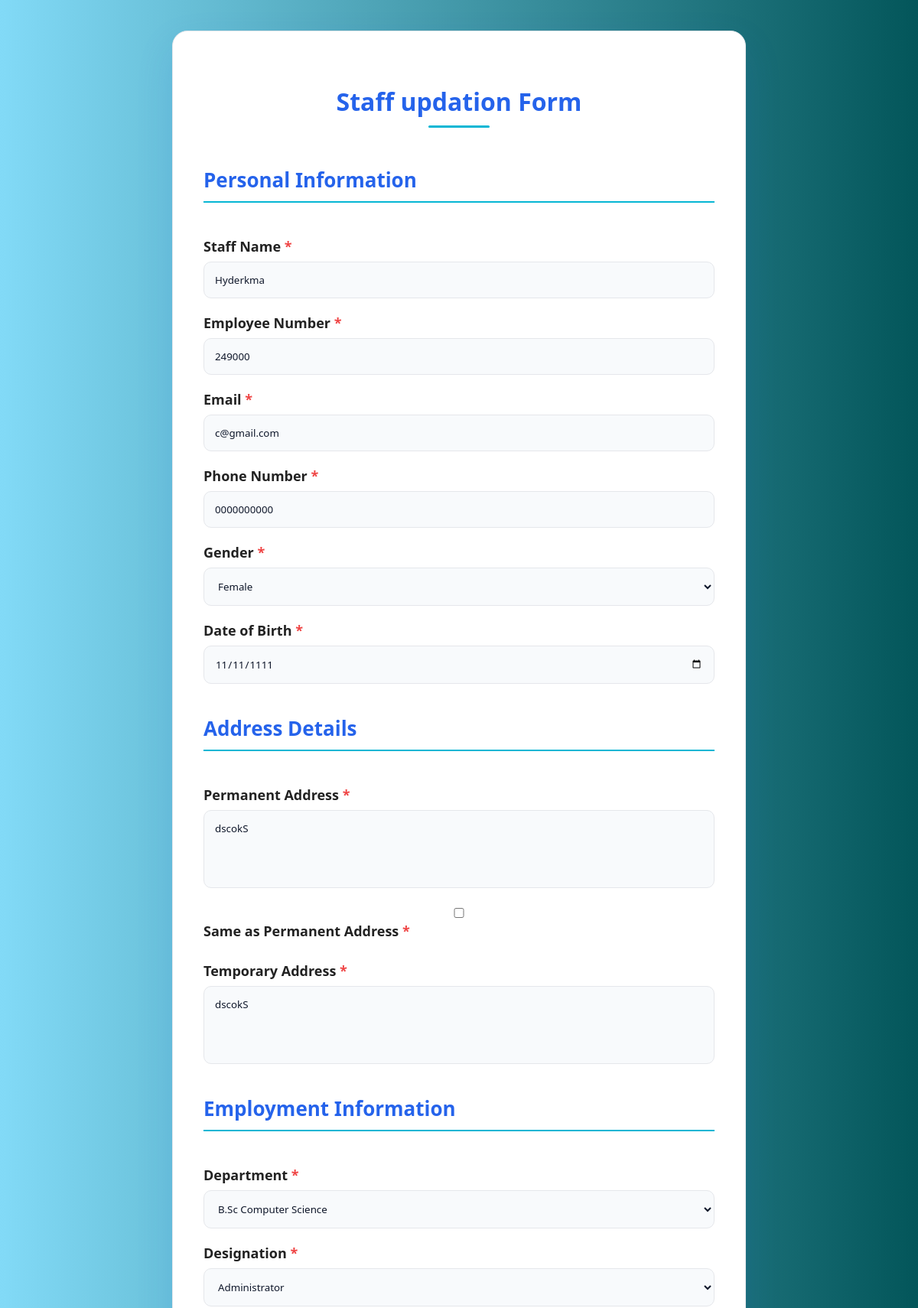
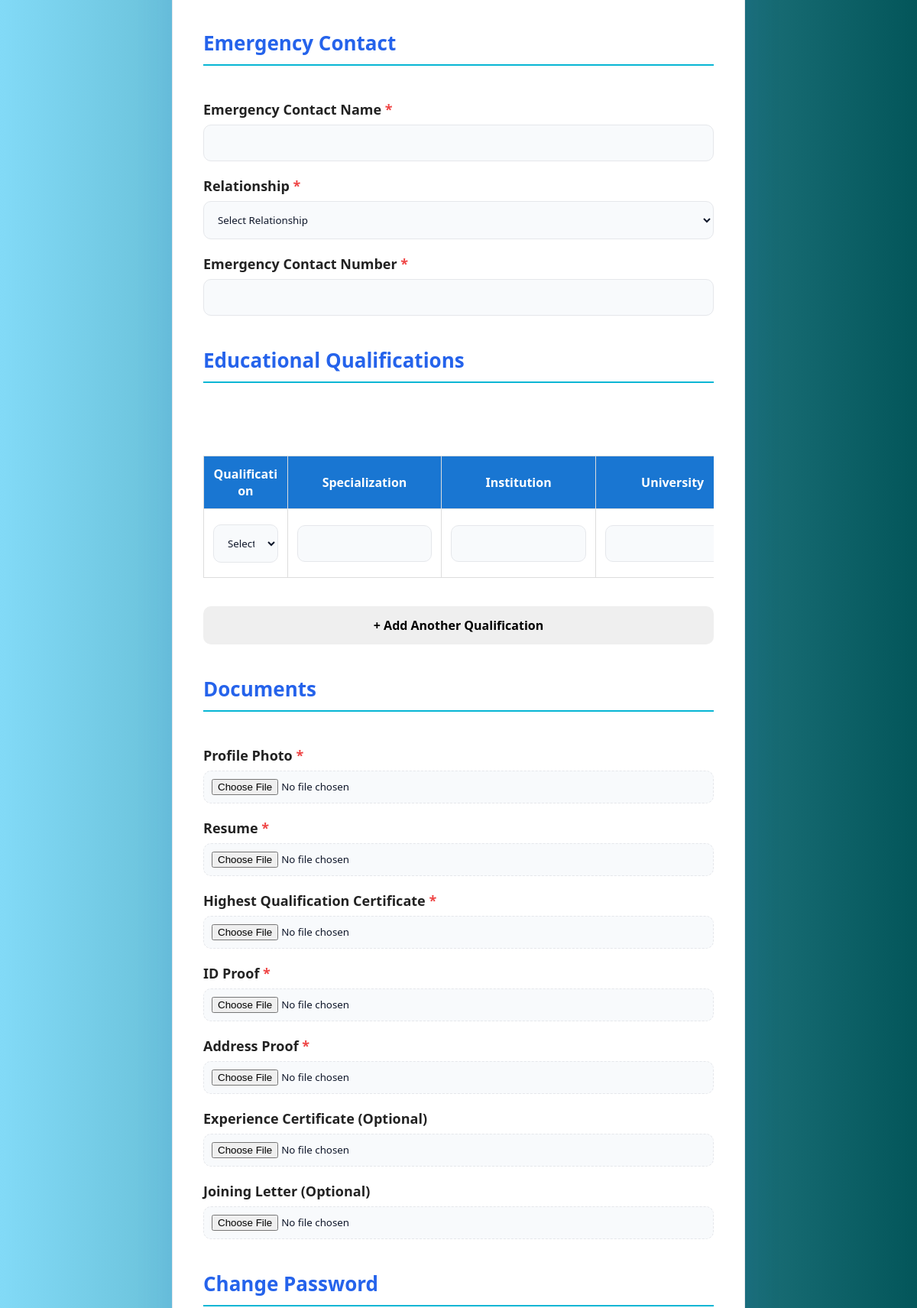
Screenshot of /update_staff_admin.php?id=18 (signed in, upper part) with the database file from the repository (2 pictures, top to bottom).
### tables this page shows
CREATE TABLE `staff` (
  `staff_id` int(11) NOT NULL,
  `staff_name` varchar(100) NOT NULL,
  `register_number` varchar(30) NOT NULL,
  `email` varchar(100) NOT NULL,
  `phone` varchar(15) DEFAULT NULL,
  `gender_id` int(11) NOT NULL,
  `date_of_birth` date NOT NULL,
  `photo` varchar(255) DEFAULT NULL,
  `department_id` int(11) DEFAULT NULL,
  `designation_id` int(11) NOT NULL
);

CREATE TABLE `genders` (
  `gender_id` int(11) NOT NULL,
  `gender_name` varchar(20) NOT NULL
);

CREATE TABLE `staff_addresses` (
  `address_id` int(11) NOT NULL,
  `staff_id` int(11) NOT NULL,
  `permanent_address` text NOT NULL,
  `temporary_address` text DEFAULT NULL
);

CREATE TABLE `departments` (
  `department_id` int(11) NOT NULL,
  `department_name` varchar(100) NOT NULL,
  `program_level` enum('UG','PG','Diploma','PhD') NOT NULL DEFAULT 'UG'
);

CREATE TABLE `designations` (
  `designation_id` int(11) NOT NULL,
  `designation_name` varchar(100) NOT NULL
);

### update_staff_admin.php (the view, shortened to what this page needs)
<?php
require "database.php";
$staff_id = intval($_GET["id"]);
$stmt = mysqli_prepare(
    $conn,
    "SELECT
        s.*,
        g.gender_name,
        d.department_name,
        des.designation_name
     FROM staff s
     LEFT JOIN genders g
     ON s.gender_id = g.gender_id
     LEFT JOIN departments d
     ON s.department_id = d.department_id
     LEFT JOIN designations des
     ON s.designation_id = des.designation_id
     WHERE s.staff_id = ?"
);
mysqli_stmt_bind_param(
    $stmt,
    "i",
    $staff_id
);
mysqli_stmt_execute($stmt);
$result = mysqli_stmt_get_result($stmt);
$staff = mysqli_fetch_assoc($result);
$stmt = mysqli_prepare(
    $conn,
    "SELECT *
     FROM staff_addresses
     WHERE staff_id = ?"
);
mysqli_stmt_bind_param(
    $stmt,
    "i",
    $staff_id
);
mysqli_stmt_execute($stmt);
$result = mysqli_stmt_get_result($stmt);
$address = mysqli_fetch_assoc($result);
$stmt = mysqli_prepare(
    $conn,
    "SELECT
        sec.*,
        rt.relationship_name
     FROM staff_emergency_contacts sec
     LEFT JOIN relationship_types rt
     ON sec.relationship_type_id = rt.relationship_type_id
     WHERE sec.staff_id = ?"
);
mysqli_stmt_bind_param(
    $stmt,
    "i",
    $staff_id
);
mysqli_stmt_execute($stmt);
$result = mysqli_stmt_get_result($stmt);
$emergency = mysqli_fetch_assoc($result);
?>
<!DOCTYPE html>
<html lang="en">
<head>
    <link rel="stylesheet" href="style.css">
    <link rel="stylesheet" href="https://cdnjs.cloudflare.com/ajax/libs/font-awesome/6.5.1/css/all.min.css">
</head>
<body>
<div class="container">
    <h1>Staff updation Form</h1>
    <form action="update_staff_process.php" method="POST" enctype="multipart/form-data">
    <h2 class="form-section">
        Personal Information
    </h2>
    <label>Staff Name</label>
    <input
type="text"
name="staff_name"
value="<?php echo htmlspecialchars($staff["staff_name"]); ?>"
required>
    <label>Employee Number</label>
    <input
    type="text"
    name="register_number"
    value="<?php echo htmlspecialchars($staff["register_number"]); ?>"
    required>
    <label>Email</label>
    <input
    type="email"
    name="email"
    value="<?php echo htmlspecialchars($staff["email"]); ?>"
    required>
    <label>Phone Number</label>
    <input
    type="tel"
    name="phone"
    value="<?php echo htmlspecialchars($staff["phone"]); ?>"
    pattern="[0-9]{10}"
    required>
    <label>Gender</label>
<select
name="gender_id"
required>
    <?php
    $result = mysqli_query($conn,
    "SELECT * FROM genders ORDER BY gender_name");
    while($row = mysqli_fetch_assoc($result)){
    ?>
 <option
value="<?php echo $row["gender_id"]; ?>"
<?php
if($staff["gender_id"] == $row["gender_id"]){
    echo "selected";
}
?>>
    <?php echo htmlspecialchars($row["gender_name"]); ?>
</option>
<?php } ?>
</select>
    <label>Date of Birth</label>
    <input
    type="date"
    name="date_of_birth"
    value="<?php echo htmlspecialchars($staff["date_of_birth"]); ?>"
    required>
    <h2 class="form-section">
        Address Details
    </h2>
    <label for="address">
        Permanent Address
    </label>
    <textarea
    id="address"
    name="address"
    rows="4"
    required><?php echo htmlspecialchars($address["permanent_address"]); ?></textarea>
    <div class="checkbox-container">
    <label for="sameAddress">
        <input
            type="checkbox"
            id="sameAddress"
            <?php if (!empty($staff["same_address"])): ?>checked<?php endif; ?>
            name="same_address">
        Same as Permanent Address
    </label>
</div>
    <label for="temporary_address">
        Temporary Address
    </label>
    <textarea
    id="temporary_address"
    name="temporary_address"
    rows="4"><?php echo htmlspecialchars($address["temporary_address"]); ?></textarea>
<h2 class="form-section">
    Employment Information
</h2>
<label>Department</label>
<select
name="department_id"
required>
    <?php
    $result = mysqli_query($conn, "SELECT * FROM departments ORDER BY department_name");
    while($row = mysqli_fetch_assoc($result)){
    ?>
        <option
value="<?php echo $row["department_id"]; ?>"
<?php
if($staff["department_id"] == $row["department_id"]){
    echo "selected";
}
?>>
            <?php echo htmlspecialchars($row["department_name"]); ?>
        </option>
    <?php } ?>
</select>
<label>Designation</label>
<select
name="designation_id"
required>
    <?php
    $result = mysqli_query($conn, "SELECT * FROM designations ORDER BY designation_name");
    while($row = mysqli_fetch_assoc($result)){
    ?>
       <option
value="<?php echo $row["designation_id"]; ?>"
<?php
if($staff["designation_id"] == $row["designation_id"]){
    echo "selected";
}
?>>
            <?php echo htmlspecialchars($row["designation_name"]); ?>
        </option>
    <?php } ?>
</select>
<h2 class="form-section">
    Emergency Contact
</h2>
<label>Emergency Contact Name</label>
<input
type="text"
name="emergency_name"
value="<?php echo htmlspecialchars($emergency["emergency_name"]); ?>"
required>
<label>Relationship</label>
<select
name="relationship_type_id"
required>
    <option value="">Select Relationship</option>
</select>
<label>Emergency Contact Number</label>
<input
type="tel"
name="emergency_phone"
value="<?php echo htmlspecialchars($emergency["emergency_phone"]); ?>"
pattern="[0-9]{10}"
required>
<h2 class="form-section">
    Educational Qualifications
</h2>
<div class="table-wrapper">
<table id="qualificationTable">
<thead>
<tr>
<th>Qualification</th>
<th>Specialization</th>
<th>Institution</th>
<th>University</th>
</tr>
</thead>
<tbody id="qualificationBody">
<tr id="qualificationTemplate" style="display:none;">
    <td>
        <select name="qualification_id[]">
            <option value="">Select</option>
        </select>
    </td>
    <td>
        <input
        type="text"
        name="specialization[]">
    </td>
    <td>
        <input
        type="text"
        name="institution[]">
    </td>
    <td>
        <input
        type="text"
        name="university_name[]">
    </td>
</tr>
</tbody>
</table>
</div>
<br>
<button
type="button"
onclick="addQualificationRow()">
+ Add Another Qualification
</button>
<h2 class="form-section">
    Documents
</h2>
<label>Profile Photo</label>
<input
type="file"
name="photo"
accept=".jpg,.jpeg,.png">
<label>Resume</label>
<input
type="file"
name="resume"
accept=".pdf,.doc,.docx,.jpg,.jpeg,.png">
<label>Highest Qualification Certificate</label>
<input
type="file"
name="degree_certificate"
accept=".pdf,.jpg,.jpeg,.png">
<label>ID Proof</label>
<input
type="file"
name="id_proof"
accept=".pdf,.jpg,.jpeg,.png">
<label>Address Proof</label>
<input
type="file"
name="address_proof"
accept=".pdf,.jpg,.jpeg,.png">
<label class="optional">
Experience Certificate (Optional)
</label>
<input
type="file"
name="experience_certificate"
accept=".pdf,.jpg,.jpeg,.png">
<label class="optional">
Joining Letter (Optional)
</label>
<input
type="file"
name="joining_letter"
accept=".pdf,.jpg,.jpeg,.png">
<h2 class="form-section">
    Change Password
</h2>
</body>
</html>

### style.css (style rules this page uses)
* { margin:0; padding:0; box-sizing:border-box; font-family:'Segoe UI', Tahoma, Geneva, Verdana, sans-serif; }
body { min-height:100vh; display:flex; justify-content:center; align-items:center; padding:40px; background:linear-gradient( to right, #82daf7, #03565a ); }
.container { width:100%; max-width:750px; background:#FFFFFF; border-radius:20px; padding:40px; border:1px solid #E5E7EB; box-shadow:0 20px 50px rgba(37,99,235,0.12); transition:0.3s ease; }
form { display:flex; flex-direction:column; }
h1 { text-align:center; font-size:32px; color:#2563EB; margin-bottom:10px; }
h1::after { content:""; display:block; width:80px; height:3px; background:#06B6D4; margin:10px auto; border-radius:10px; }
label { margin-top:15px; margin-bottom:6px; color:#0F172A; font-weight:600; }
input, select, textarea { width:100%; padding:14px; border-radius:10px; border:1px solid #E5E7EB; background:#F8FAFC; color:#0F172A; outline:none; transition:0.3s; }
input::placeholder, textarea::placeholder { color:#94A3B8; }
textarea { resize:none; }
button { width:100%; padding:14px; border:none; border-radius:10px; font-size:16px; font-weight:600; cursor:pointer; margin-top:15px; transition:0.3s ease; }
input[type="file"] { background:#F8FAFC; border:1px dashed #E5E7EB; padding:10px; }
label { display:block; margin-top:20px; margin-bottom:8px; font-size:18px; font-weight:600; color:#222; }
.form-section { margin-top:40px; margin-bottom:25px; padding-bottom:10px; color:#2563EB; font-size:26px; font-weight:700; border-bottom:2px solid #06B6D4; }
textarea { min-height:100px; }
select { cursor:pointer; }
label::after { content:" *"; color:#EF4444; }
.optional::after { content:""; }
.form-section:first-of-type { margin-top:10px; }
input, select, textarea { transition:.3s ease; }
#qualificationTable { width:100%; border-collapse:collapse; margin-top:20px; }
#qualificationTable th { background:#1976d2; color:#fff; font-weight:600; white-space:normal; word-break:break-word; }
#qualificationTable th, #qualificationTable td { border:1px solid #ddd; padding:12px; text-align:center; vertical-align:middle; }
#qualificationTable input, #qualificationTable select { width:100%; min-width:0; box-sizing:border-box; }
.table-wrapper { width:100%; margin-top:50px; overflow-x:auto; }
#qualificationTable { min-width:1100px; }
.container { position:relative; }
.container h1 { text-align:center; margin-top:30px; margin-bottom:40px; }

### rows the page displays
staff: staff_name "Hyderkma", register_number "249000", email "c@gmail.com", phone "0000000000", gender_id "Female", date_of_birth "11/11/1111", department_id "B.Sc Computer Science", designation_id "Administrator"
staff_addresses: address "dscokS", temporary_address "dscokS"
